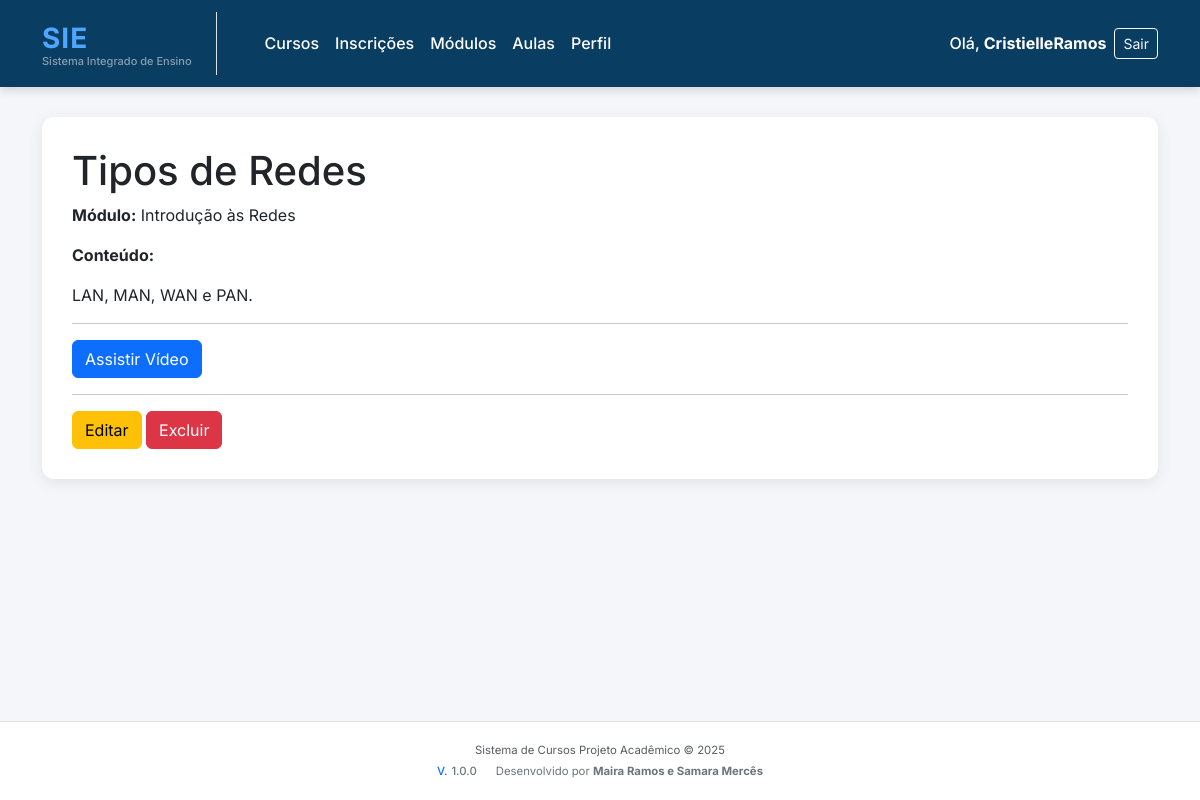
/aulas/2/ (signed in), run on the app's committed database.
### aulas/models.py (models this page shows, shortened)
class Aula(models.Model):
    modulo = models.ForeignKey(Modulo, on_delete=models.CASCADE, related_name='aulas')
    titulo = models.CharField(max_length=200)
    conteudo = models.TextField()
    link_video = models.URLField(blank=True, null=True)
    class Meta:
        permissions = [
            ("ver_aula", "Pode visualizar aulas"),
            ("criar_aula", "Pode criar aulas"),
            ("editar_aula", "Pode editar aulas"),
            ("deletar_aula", "Pode deletar aulas"),
        ]

### modulos/models.py (models this page shows, shortened)
class Modulo(models.Model):
    curso = models.ForeignKey(Curso, on_delete=models.CASCADE, related_name='modulos')
    nome = models.CharField(max_length=100)
    descricao = models.TextField(blank=True)
    ordem = models.PositiveIntegerField(default=1)
    class Meta:
        permissions = [
            ("ver_modulo", "Pode visualizar módulos"),
            ("criar_modulo", "Pode criar módulos"),
            ("editar_modulo", "Pode editar módulos"),
            ("deletar_modulo", "Pode deletar módulos"),
        ]

### aulas/views.py (the view)
# urls.py: path('<int:id>/', views.detalhes_aula, name='detalhes'),
@login_required
def detalhes_aula(request, id):
    aula = get_object_or_404(Aula, id=id)
    return render(request, 'aulas/detalhes.html', {'aula': aula})

### templates/aulas/detalhes.html
{% extends 'base.html' %}
{% block content %}
<h1>{{ aula.titulo }}</h1>
<p><strong>Módulo:</strong> {{ aula.modulo.nome }}</p>
<p><strong>Conteúdo:</strong></p>
<p>{{ aula.conteudo }}</p>
{% if aula.link_video %}
<hr>
<a class="btn btn-primary" href="{{ aula.link_video }}" target="_blank">Assistir Vídeo</a>
{% endif %}
<hr>
<a href="{% url 'aulas:editar' aula.id %}" class="btn btn-warning">Editar</a>
<a href="{% url 'aulas:excluir' aula.id %}" class="btn btn-danger">Excluir</a>
{% endblock %}

### templates/base.html (shortened to what this page needs)
<!DOCTYPE html>
<html lang="pt-br">
<head>
    <link href="https://cdn.jsdelivr.net/npm/bootstrap@5.3.0/dist/css/bootstrap.min.css" rel="stylesheet">
</head>
<body>
<nav class="navbar navbar-expand-lg navbar-modern sticky-top">
    <div class="container">
        <a class="navbar-brand d-flex flex-column align-items-start pe-3 pe-lg-4 border-end border-white-50" href="/">
            <span class="fw-bold logo-text" style="letter-spacing: 1px;">
                SIE
            </span>
            <small class="text-white-50" style="font-size: 11px; margin-top: -6px;">
                Sistema Integrado de Ensino
            </small>
        </a>
        <div class="collapse navbar-collapse justify-content-between" id="navbarNav">
            <ul class="navbar-nav me-auto mb-2 mb-lg-0 ms-lg-4">
                <li class="nav-item">
                    <a class="nav-link {% if request.path == '/cursos/' or request.path == '/cursos' %}active fw-bolder{% endif %}"
                       href="/cursos/" aria-current="page">Cursos</a>
                </li>
                <li class="nav-item">
                    <a class="nav-link {% if request.path == '/inscricoes/' or request.path == '/inscricoes' %}active fw-bolder{% endif %}"
                       href="/inscricoes/">Inscrições</a>
                </li>
                <li class="nav-item">
                    <a class="nav-link {% if request.path == '/modulos/' or request.path == '/modulos' %}active fw-bolder{% endif %}"
                       href="/modulos/">Módulos</a>
                </li>
                 <li class="nav-item">
                    <a class="nav-link {% if request.path == '/aulas/' or request.path == '/aulas' %}active fw-bolder{% endif %}"
                       href="/aulas/">Aulas</a>
                </li>
                <li class="nav-item">
                    <a class="nav-link {% if request.path == '/perfil/' or 'perfil' in request.path %}active fw-bolder{% endif %}"
                       href="/perfil/">Perfil</a>
                </li>
            </ul>
            <ul class="navbar-nav">
                {% if user.is_authenticated %}
                    <li class="nav-item d-flex align-items-center me-2">
                        <span class="nav-link p-0 text-white-50">Olá,</span>
                        <span class="nav-link fw-bold p-0 ms-1">{{ user.username }}</span>
                    </li>
                    <li class="nav-item">
                        <a class="btn btn-outline-light btn-sm" href="{% url 'usuarios:logout' %}">Sair</a>
                    </li>
                {% else %}
                    <li class="nav-item">
                        <a class="btn btn-outline-light btn-sm" href="{% url 'usuarios:login' %}">Entrar</a>
                    </li>
                {% endif %}
            </ul>
        </div>
    </div>
</nav>
<div class="main-content">
    <div class="container">
        <div class="main-box">
            {% block content %}
            {% endblock content %}
        </div>
    </div>
</div>
<footer>
    <div class="container small text-muted">
        <div class="mb-1">
            Sistema de Cursos Projeto Acadêmico © 2025
        </div>
        <div class="text-secondary">
            <span class="fw-medium me-3">
                <span class="text-primary me-1">V.</span>1.0.0
            </span>
            <span>
                Desenvolvido por <span class="fw-bold">Maira Ramos e Samara Mercês</span>
            </span>
        </div>
    </div>
</footer>
</body>
</html>

### templates/base.html (style rules this page uses)
:root { --primary-color: #0a3d62; --secondary-color: #4da6ff; --bg-light: #f4f6fa; }
body { background-color: var(--bg-light); font-family: "Inter", sans-serif; min-height: 100vh; display: flex; flex-direction: column; }
.navbar-modern { background: var(--primary-color); box-shadow: 0 3px 10px rgba(0, 0, 0, 0.15); padding-top: 0.75rem; padding-bottom: 0.75rem; }
.navbar-modern .nav-link, .navbar-modern .navbar-brand { color: #ffffff !important; font-weight: 500; transition: color 0.3s ease; }
.main-content { flex: 1; padding-bottom: 20px; }
.main-box { background: white; border-radius: 12px; padding: 30px; box-shadow: 0 4px 15px rgba(0, 0, 0, 0.08); margin-top: 30px; }
.logo-text { color: var(--secondary-color); font-size: 28px !important; }
footer { margin-top: auto; padding: 20px 0; text-align: center; color: #888; font-size: 13px; border-top: 1px solid #e0e0e0; background-color: white; }

### data on the page
Aula: titulo "Tipos de Redes", modulo.nome "Introdução às Redes", conteudo "LAN, MAN, WAN e PAN."

### other printed values
{{ user.username }} "CristielleRamos"
